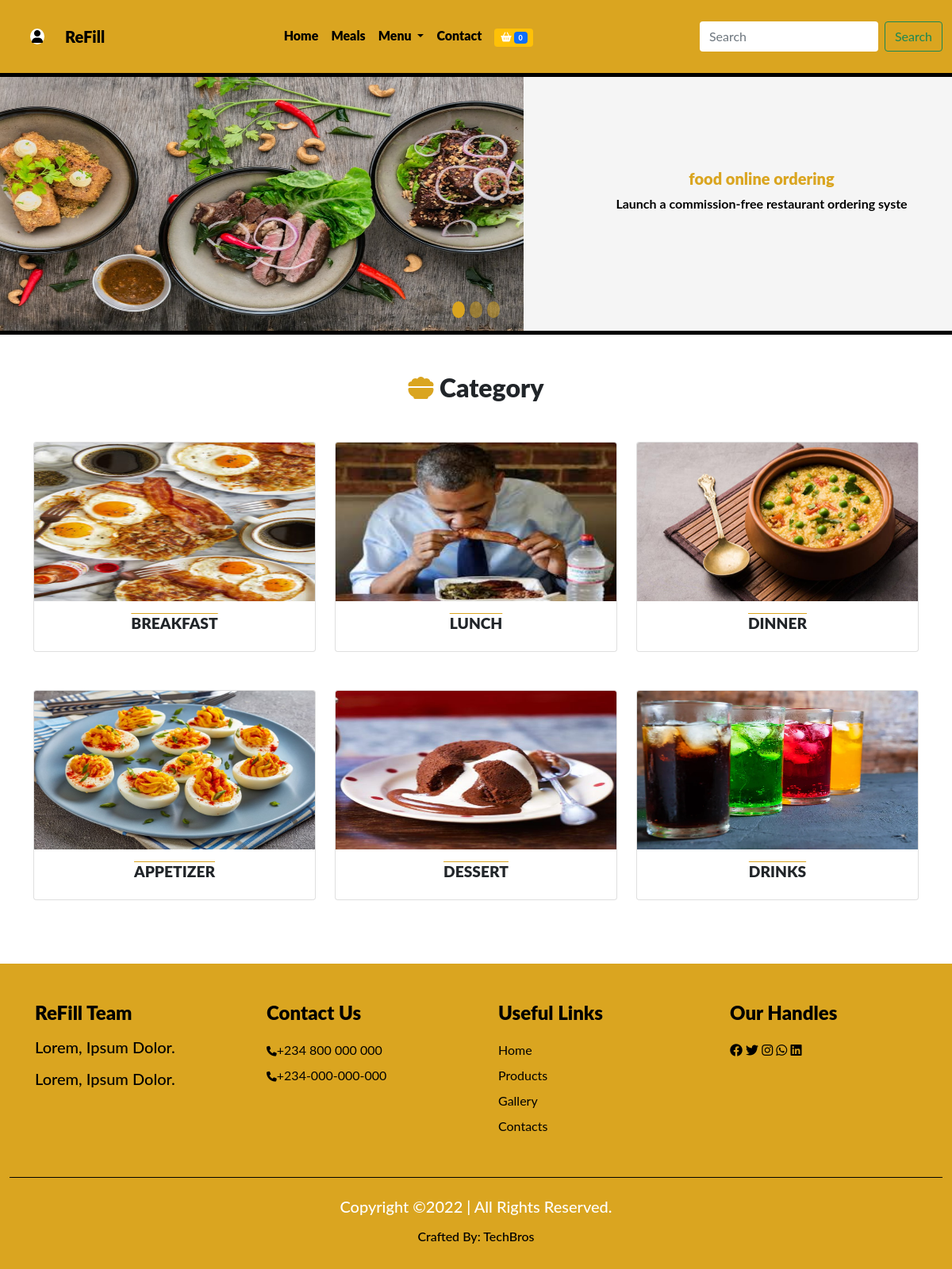
The page /category on the database its author committed.
### techbro/models.py (models this page shows, shortened)
class Showcase(models.Model):
    show_name = models.CharField(max_length=50, null=True)
    show_txt = models.CharField(max_length=50, null=True)
    show_image = models.ImageField(upload_to = 'showimage')
    class Meta:
        db_table = 'showcase'
        managed = True
        verbose_name = 'Showcase'
        verbose_name_plural = 'Showcase'

class Category(models.Model):
    cat_name = models.CharField(max_length=50)
    cat_image = models.ImageField(upload_to = 'category')
    class Meta:
        db_table = 'category'
        managed = True
        verbose_name = 'Category'
        verbose_name_plural = 'Categories'

### techbro/views.py (the view)
# urls.py: path('category', category, name='category'),
def category(request):
    categories = Category.objects.all()
    slide1 = Showcase.objects.get(pk=1)
    slide2 = Showcase.objects.get(pk=2)
    slide3 = Showcase.objects.get(pk=3)
    context ={
        'categories':categories,
        'slide1': slide1,
        'slide2': slide2,
        'slide3': slide3,
    }
    return render(request, 'category.html', context)

### techbro/context_processor.py (called while the page is built)
def cartcount(request,):
    count = Shopcart.objects.filter(user__username = request.user.username, paid = False)
    user1 = user__username = 1
    itemcount = 0
    for item in count:
        itemcount += item.c_item
    context = {
        'itemcount' : itemcount
    }
    return context

### techbro/templates/category.html (shortened to what this page needs)
{% extends 'base.html' %}
  {%block header%}{% include 'header.html' %}{%endblock header %}
     {%block showcase %} {% include 'showcase.html' %}{% endblock showcase%}
{% block content  %}
<section class="meals">
    <div class="container">
      <h2 class="text-center mt-5 mb-5"><i class="fa-solid fa-bowl-food"></i> Category</h2>
    </div>
    <div class="container">
      <div class="row justify-content-center gy-5 gx-4">
        {% if categories %}
          {% for m in categories %}
            <div class="col-5 col-sm-4 col-md-3 col-lg-2 col-xl-4">
              <div class="card">
                <a href="{%url 'single_category' m.id%}"><img src="{{m.cat_image.url}}" class="card-img-top"></a>
                <div class="card-body text-center">
                  <h3 class="card-title">{{m.cat_name}}</h3>
                </div>
              </div>
            </div>
          {% endfor %}
        {% endif %}
      </div>
    </div>
  </section>
{% endblock content %}
{%block footer%}{% include 'footer.html' %}{%endblock footer %}

### techbro/templates/showcase.html (shortened to what this page needs)
<section class="showcase">
    <div>
      <div id="carouselExampleCaptions" class="carousel slide" data-bs-ride="carousel">
        <div class="carousel-indicators">
          <button type="button" data-bs-target="#carouselExampleCaptions" data-bs-slide-to="0" class="active" aria-current="true" aria-label="Slide 1"></button>
          <button type="button" data-bs-target="#carouselExampleCaptions" data-bs-slide-to="1" aria-label="Slide 2"></button>
          <button type="button" data-bs-target="#carouselExampleCaptions" data-bs-slide-to="2" aria-label="Slide 3"></button>
        </div>
        <div class="carousel-inner">
        {%if slide1 %}
        <div class="carousel-item active h-100">
            <img src="{{slide1.show_image.url}}" class="d-block h-100">
          <div class="carousel-caption">
                  <h5>{{slide1.show_name}}</h5>
                  <p>{{slide1.show_txt}}</p>
          </div>
        </div>
        {% endif %}
        </div>
        <button class="carousel-control-prev" type="button" data-bs-target="#carouselExampleCaptions" data-bs-slide="prev">
        </button>
        <button class="carousel-control-next" type="button" data-bs-target="#carouselExampleCaptions" data-bs-slide="next">
        </button>
      </div>
    </div>
  </section>

### techbro/static/css/dash.css (style rules this page uses)
* { box-sizing: border-box; margin: 0; padding: 0; }

### techbro/static/css/nedu.css (style rules this page uses)
* { padding: 0; margin: 0; box-sizing: border-box; }
:root { --body: white; --navbody: pink; --navbar: #0f0f0ffb; --text: #f8aa02; --navback: #003566; --moon: black; }
body { font-family: 'Lato', sans-serif; background: var(--body); }
.carousel-item img { width: 100%; height: 25rem; }

### techbro/static/css/style.css (style rules this page uses)
* { margin: 0; padding: 0; box-sizing: border-box; }
h3 { text-align: center; font-weight: 600; font-size: 1.2rem; }

### techbro/static/css/index.css (style rules this page uses)
* { margin: 0; padding: 0; box-sizing: border-box; }
.showcase { border-bottom: 5px solid black; }
.showcase .carousel .carousel-indicators button { background: goldenrod; height: .1rem; width: 1rem; border-radius: 100%; }
.showcase .carousel-caption h5 { color: goldenrod; font-weight: 900; }
.showcase .carousel-caption p { color: black; font-weight: 700; }
.showcase .carousel-inner { height: 20rem; background: whitesmoke; }
.showcase .carousel-inner .carousel-item img { width: 55%; }
.showcase .carousel-inner .carousel-caption { position: absolute; top: 30%; right: 0; left: 60%; bottom: 0; }
.meals h2 { font-weight: 900; }
.meals .container .fa-solid { color: goldenrod; }
.meals .card h3 { font-weight: 900; text-decoration: overline goldenrod; }
.meals .card { line-height: 20px; transition: 0.5s; }
.meals .card img { height: 200px; opacity: 1; transition: 0.5s; }

### rows shown on the page
Showcase: show_image (picture), show_name "food online ordering", show_txt "Launch a commission-free restaurant ordering syste"
Category: cat_image (picture), cat_name "BREAKFAST"
Category: cat_image (picture), cat_name "LUNCH"
Category: cat_image (picture), cat_name "DINNER"
Category: cat_image (picture), cat_name "APPETIZER"
Category: cat_image (picture), cat_name "DESSERT"
Category: cat_image (picture), cat_name "DRINKS"
